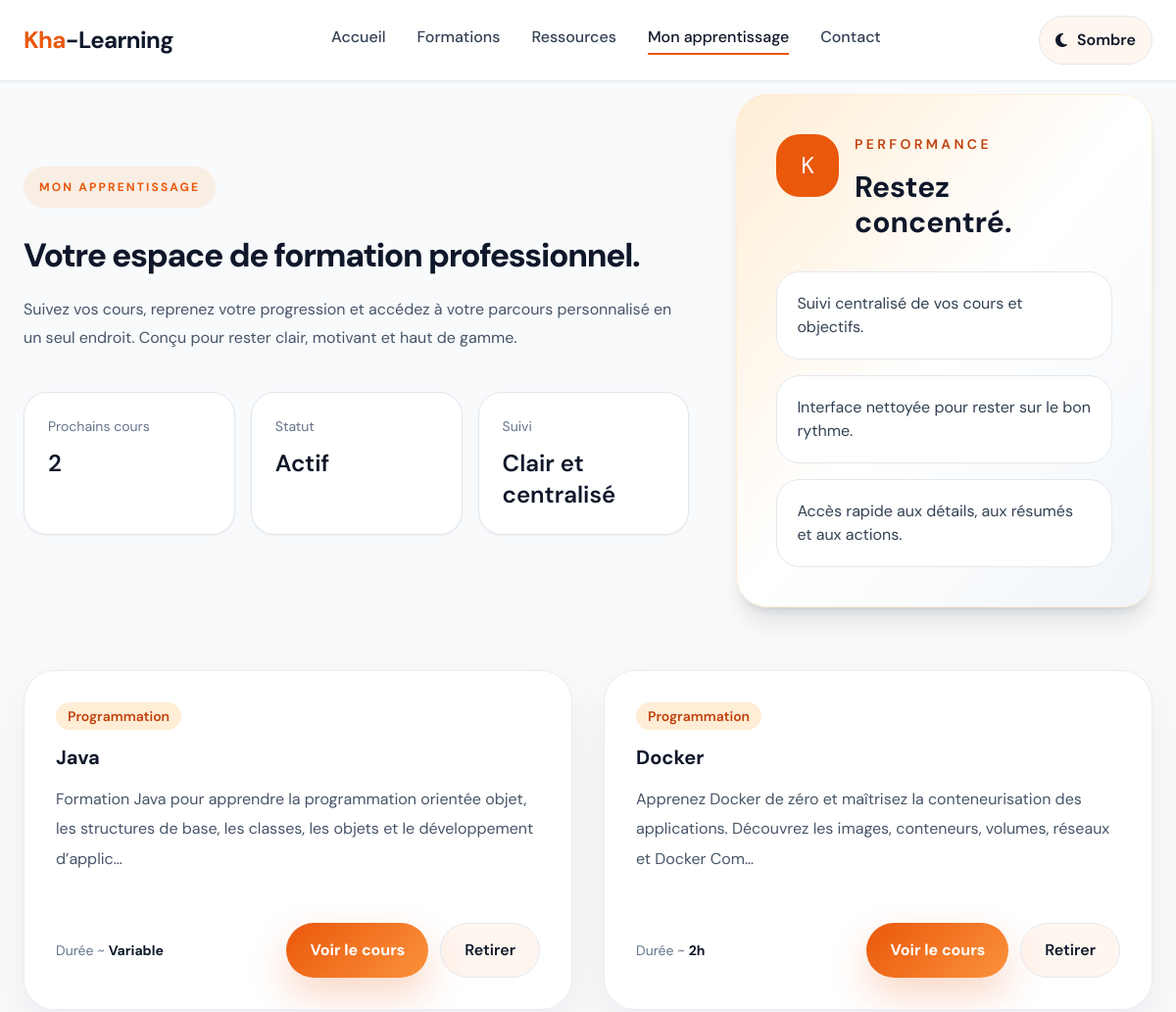
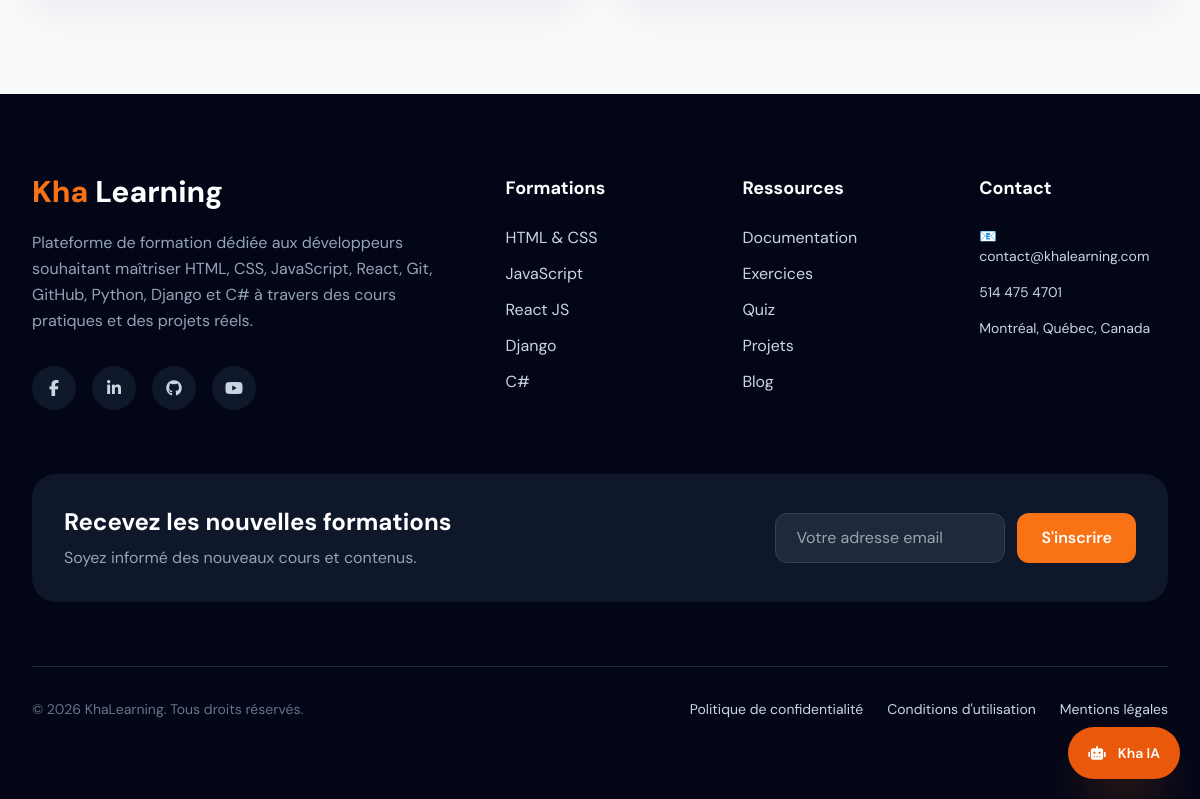
/apprentissage/ (signed in), run on the app's committed database (2 pictures, top to bottom).
### main/models.py (models this page shows, shortened)
class Course(models.Model):
    title = models.CharField(max_length=200)
    description = models.TextField(blank=True)
    image = models.ImageField(upload_to='images/', blank=True, null=True)
    category = models.ForeignKey(
        Category, on_delete=models.SET_NULL, null=True, related_name='courses'
    )
    created_at = models.DateTimeField(default=timezone.now)
    updated_at = models.DateTimeField(auto_now=True)
    is_featured = models.BooleanField(default=False)
    youtube_url = models.URLField(blank=True, null=True)
    author = models.CharField(max_length=100, blank=True)
    duration = models.PositiveIntegerField(blank=True, null=True, help_text="Durée en minutes")
    level = models.CharField(
        max_length=50,
        blank=True,
        choices=[('Beginner','Beginner'),('Intermediate','Intermediate'),('Advanced','Advanced')]
    )
    learning_points = models.TextField(
        blank=True,
        help_text="Écrire chaque point sur une nouvelle ligne"
    )
    class Meta:
        ordering = ['-created_at']
    def duration_display(self):
        if not self.duration:
            return "Variable"
        hours = self.duration // 60
        minutes = self.duration % 60
        if hours > 0:
            return f"{hours}h {minutes}min" if minutes > 0 else f"{hours}h"
        return f"{minutes}min"

class Category(models.Model):
    name = models.CharField(max_length=100)
    description = models.TextField(blank=True)
    image = models.ImageField(upload_to='categories/', blank=True, null=True)
    slug = models.SlugField(unique=True)
    class Meta:
        verbose_name_plural = "Categories"

### main/views.py (the view)
# urls.py: path('apprentissage/', views.apprentissage, name='apprentissage'),
def apprentissage(request):
    courses = []
    if request.user.is_authenticated:
        courses = [l.course for l in request.user.learning_courses.all()]
    return render(request, 'main/apprentissage.html', {'courses': courses})

### main/templates/main/apprentissage.html (shortened to what this page needs)
{% extends "main/base.html" %}
{% block content %}
<section class="bg-slate-50 py-24">
  <div class="page-content">
    <div class="grid gap-12 lg:grid-cols-[1.6fr_1fr] items-center">
      <div>
        <span class="section-pill">Mon apprentissage</span>
        <h1 class="section-heading mt-6">Votre espace de formation professionnel.</h1>
        <p class="section-copy max-w-3xl">Suivez vos cours, reprenez votre progression et accédez à votre parcours personnalisé en un seul endroit. Conçu pour rester clair, motivant et haut de gamme.</p>
        <div class="mt-10 grid gap-4 sm:grid-cols-3">
          <div class="rounded-3xl bg-white border border-slate-200 p-6 shadow-sm">
            <p class="text-sm text-slate-500">Prochains cours</p>
            <p class="mt-3 text-2xl font-semibold text-slate-900">{{ courses|length }}</p>
          </div>
          <div class="rounded-3xl bg-white border border-slate-200 p-6 shadow-sm">
            <p class="text-sm text-slate-500">Statut</p>
            <p class="mt-3 text-2xl font-semibold text-slate-900">{% if user.is_authenticated %}Actif{% else %}Invité{% endif %}</p>
          </div>
          <div class="rounded-3xl bg-white border border-slate-200 p-6 shadow-sm">
            <p class="text-sm text-slate-500">Suivi</p>
            <p class="mt-3 text-2xl font-semibold text-slate-900">Clair et centralisé</p>
          </div>
        </div>
      </div>
      <div class="rounded-[32px] bg-gradient-to-br from-orange-100 via-white to-slate-100 p-10 shadow-xl border border-orange-100">
        <div class="flex items-start gap-4">
          <div class="h-16 w-16 rounded-3xl bg-orange-600 text-white grid place-items-center text-2xl">K</div>
          <div>
            <p class="text-sm uppercase tracking-[0.24em] font-semibold text-orange-700">Performance</p>
            <h2 class="mt-4 text-3xl font-bold text-slate-900">Restez concentré.</h2>
          </div>
        </div>
        <ul class="mt-8 space-y-4 text-slate-700">
          <li class="rounded-3xl bg-white p-5 border border-slate-200">Suivi centralisé de vos cours et objectifs.</li>
          <li class="rounded-3xl bg-white p-5 border border-slate-200">Interface nettoyée pour rester sur le bon rythme.</li>
          <li class="rounded-3xl bg-white p-5 border border-slate-200">Accès rapide aux détails, aux résumés et aux actions.</li>
        </ul>
      </div>
    </div>
    {% if user.is_authenticated %}
      {% if courses %}
        <div class="mt-16 grid gap-8 lg:grid-cols-2">
          {% for course in courses %}
            <article class="site-card p-8 flex flex-col justify-between h-full">
              <div>
                <div class="flex flex-wrap items-center gap-3 mb-4 text-sm text-slate-500">
                  {% if course.category %}
                    <span class="inline-flex items-center rounded-full bg-orange-100 px-3 py-1 text-orange-700 font-semibold">{{ course.category.name }}</span>
                  {% endif %}
                </div>
                <h2 class="site-card-title">{{ course.title }}</h2>
                <p class="site-card-text mt-4">{{ course.description|truncatechars:140 }}</p>
              </div>
              <div class="mt-8 flex flex-col sm:flex-row sm:items-center sm:justify-between gap-4">
                <span class="text-sm text-slate-500">Durée ~ <strong class="text-slate-900">{{ course.duration_display }}</strong></span>
                <div class="flex flex-wrap gap-3">
                  <a href="{% url 'course_detail' course.id %}" class="button-primary">Voir le cours</a>
                  <form action="{% url 'remove_from_learning' course.id %}" method="post" class="m-0">
                    <button type="submit" class="button-secondary">Retirer</button>
                  </form>
                </div>
              </div>
            </article>
          {% endfor %}
        </div>
      {% endif %}
    {% endif %}
  </div>
</section>
{% endblock %}

### main/templates/main/base.html (style rules this page uses)
:root { color-scheme: light; --bg: #f8fafc; --surface: #ffffff; --surface-soft: #f1f5f9; --text: #0f172a; --muted: #475569; --border: #e2e8f0; --accent: #ea580c; --accent-soft: rgba(234, 88, 12, 0.12); --shadow: 0 20px 60px rgba(15, 23, 42, 0.08); }
* { box-sizing: border-box; }
html { scroll-behavior: smooth; }
body { margin: 0; min-height: 100vh; background: var(--bg); color: var(--text); font-family: "DM Sans", Inter, system-ui, -apple-system, BlinkMacSystemFont, sans-serif; }
a { color: inherit; text-decoration: none; }
button, input, textarea, select { font: inherit; }
.page-content { max-width: 1200px; margin: 0 auto; padding: 0 24px; }
.section-heading { font-size: clamp(2rem, 2.8vw, 2.5rem); font-weight: 800; letter-spacing: -0.04em; margin-bottom: 16px; color: #0f172a; }
.section-copy { color: var(--muted); max-width: 720px; line-height: 1.8; margin-bottom: 32px; }
.site-card { background: rgba(255, 255, 255, 0.96); border: 1px solid rgba(15, 23, 42, 0.08); border-radius: 32px; box-shadow: 0 18px 45px rgba(15, 23, 42, 0.06); overflow: hidden; transition: transform 0.25s ease, box-shadow 0.25s ease, border-color 0.25s ease; }
.site-card-title { font-size: 1.25rem; font-weight: 700; color: #0f172a; margin-bottom: 12px; line-height: 1.2; }
.site-card-text { color: #475569; line-height: 1.9; margin-bottom: 18px; }
.button-primary { display: inline-flex; align-items: center; justify-content: center; gap: 10px; padding: 15px 24px; border-radius: 999px; background: linear-gradient(135deg, var(--accent), #fb923c); color: #fff; font-weight: 700; box-shadow: 0 18px 40px rgba(234, 88, 12, 0.24); transition: transform 0.2s ease; }
.button-secondary { display: inline-flex; align-items: center; justify-content: center; gap: 10px; padding: 15px 24px; border-radius: 999px; border: 1px solid var(--border); background: rgba(251, 146, 60, 0.08); color: var(--text); font-weight: 600; transition: background 0.2s ease, transform 0.2s ease; }
.section-pill { display: inline-flex; align-items: center; gap: 0.5rem; padding: 0.75rem 1rem; border-radius: 999px; background: rgba(251, 146, 60, 0.12); color: var(--accent); text-transform: uppercase; font-size: 0.75rem; letter-spacing: 0.18em; font-weight: 700; }

### data on the page
Course: category.name "Programmation", title "Java", description "Formation Java pour apprendre la programmation orientée objet, les structures de base, les classes, les objets et le développement d’applic…", duration_display "Variable"
Course: category.name "Programmation", title "Docker", description "Apprenez Docker de zéro et maîtrisez la conteneurisation des applications. Découvrez les images, conteneurs, volumes, réseaux et Docker Com…", duration_display "2h"

### other printed values
{{ courses|length }} "2"
